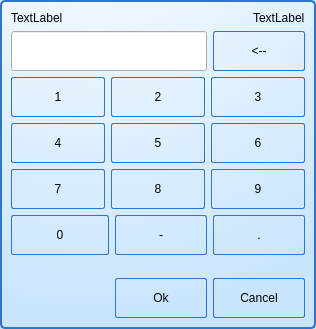
<?xml version="1.0" encoding="UTF-8"?>
<ui version="4.0">
 <class>GDataInputDialog</class>
 <widget class="QDialog" name="GDataInputDialog">
  <property name="windowModality">
   <enum>Qt::WindowModal</enum>
  </property>
  <property name="geometry">
   <rect>
    <x>0</x>
    <y>0</y>
    <width>316</width>
    <height>329</height>
   </rect>
  </property>
  <property name="palette">
   <palette>
    <active>
     <colorrole role="Button">
      <brush brushstyle="RadialGradientPattern">
       <gradient centralx="0.300000000000000" centraly="-0.400000000000000" focalx="0.300000000000000" focaly="-0.400000000000000" radius="1.350000000000000" type="RadialGradient" spread="PadSpread" coordinatemode="ObjectBoundingMode">
        <gradientstop position="0.000000000000000">
         <color alpha="255">
          <red>255</red>
          <green>255</green>
          <blue>255</blue>
         </color>
        </gradientstop>
        <gradientstop position="1.000000000000000">
         <color alpha="255">
          <red>201</red>
          <green>229</green>
          <blue>254</blue>
         </color>
        </gradientstop>
       </gradient>
      </brush>
     </colorrole>
     <colorrole role="Base">
      <brush brushstyle="RadialGradientPattern">
       <gradient centralx="0.300000000000000" centraly="-0.400000000000000" focalx="0.300000000000000" focaly="-0.400000000000000" radius="1.350000000000000" type="RadialGradient" spread="PadSpread" coordinatemode="ObjectBoundingMode">
        <gradientstop position="0.000000000000000">
         <color alpha="255">
          <red>255</red>
          <green>255</green>
          <blue>255</blue>
         </color>
        </gradientstop>
        <gradientstop position="1.000000000000000">
         <color alpha="255">
          <red>201</red>
          <green>229</green>
          <blue>254</blue>
         </color>
        </gradientstop>
       </gradient>
      </brush>
     </colorrole>
     <colorrole role="Window">
      <brush brushstyle="RadialGradientPattern">
       <gradient centralx="0.300000000000000" centraly="-0.400000000000000" focalx="0.300000000000000" focaly="-0.400000000000000" radius="1.350000000000000" type="RadialGradient" spread="PadSpread" coordinatemode="ObjectBoundingMode">
        <gradientstop position="0.000000000000000">
         <color alpha="255">
          <red>255</red>
          <green>255</green>
          <blue>255</blue>
         </color>
        </gradientstop>
        <gradientstop position="1.000000000000000">
         <color alpha="255">
          <red>201</red>
          <green>229</green>
          <blue>254</blue>
         </color>
        </gradientstop>
       </gradient>
      </brush>
     </colorrole>
    </active>
    <inactive>
     <colorrole role="Button">
      <brush brushstyle="RadialGradientPattern">
       <gradient centralx="0.300000000000000" centraly="-0.400000000000000" focalx="0.300000000000000" focaly="-0.400000000000000" radius="1.350000000000000" type="RadialGradient" spread="PadSpread" coordinatemode="ObjectBoundingMode">
        <gradientstop position="0.000000000000000">
         <color alpha="255">
          <red>255</red>
          <green>255</green>
          <blue>255</blue>
         </color>
        </gradientstop>
        <gradientstop position="1.000000000000000">
         <color alpha="255">
          <red>201</red>
          <green>229</green>
          <blue>254</blue>
         </color>
        </gradientstop>
       </gradient>
      </brush>
     </colorrole>
     <colorrole role="Base">
      <brush brushstyle="RadialGradientPattern">
       <gradient centralx="0.300000000000000" centraly="-0.400000000000000" focalx="0.300000000000000" focaly="-0.400000000000000" radius="1.350000000000000" type="RadialGradient" spread="PadSpread" coordinatemode="ObjectBoundingMode">
        <gradientstop position="0.000000000000000">
         <color alpha="255">
          <red>255</red>
          <green>255</green>
          <blue>255</blue>
         </color>
        </gradientstop>
        <gradientstop position="1.000000000000000">
         <color alpha="255">
          <red>201</red>
          <green>229</green>
          <blue>254</blue>
         </color>
        </gradientstop>
       </gradient>
      </brush>
     </colorrole>
     <colorrole role="Window">
      <brush brushstyle="RadialGradientPattern">
       <gradient centralx="0.300000000000000" centraly="-0.400000000000000" focalx="0.300000000000000" focaly="-0.400000000000000" radius="1.350000000000000" type="RadialGradient" spread="PadSpread" coordinatemode="ObjectBoundingMode">
        <gradientstop position="0.000000000000000">
         <color alpha="255">
          <red>255</red>
          <green>255</green>
          <blue>255</blue>
         </color>
        </gradientstop>
        <gradientstop position="1.000000000000000">
         <color alpha="255">
          <red>201</red>
          <green>229</green>
          <blue>254</blue>
         </color>
        </gradientstop>
       </gradient>
      </brush>
     </colorrole>
    </inactive>
    <disabled>
     <colorrole role="Button">
      <brush brushstyle="RadialGradientPattern">
       <gradient centralx="0.300000000000000" centraly="-0.400000000000000" focalx="0.300000000000000" focaly="-0.400000000000000" radius="1.350000000000000" type="RadialGradient" spread="PadSpread" coordinatemode="ObjectBoundingMode">
        <gradientstop position="0.000000000000000">
         <color alpha="255">
          <red>255</red>
          <green>255</green>
          <blue>255</blue>
         </color>
        </gradientstop>
        <gradientstop position="1.000000000000000">
         <color alpha="255">
          <red>201</red>
          <green>229</green>
          <blue>254</blue>
         </color>
        </gradientstop>
       </gradient>
      </brush>
     </colorrole>
     <colorrole role="Base">
      <brush brushstyle="RadialGradientPattern">
       <gradient centralx="0.300000000000000" centraly="-0.400000000000000" focalx="0.300000000000000" focaly="-0.400000000000000" radius="1.350000000000000" type="RadialGradient" spread="PadSpread" coordinatemode="ObjectBoundingMode">
        <gradientstop position="0.000000000000000">
         <color alpha="255">
          <red>255</red>
          <green>255</green>
          <blue>255</blue>
         </color>
        </gradientstop>
        <gradientstop position="1.000000000000000">
         <color alpha="255">
          <red>201</red>
          <green>229</green>
          <blue>254</blue>
         </color>
        </gradientstop>
       </gradient>
      </brush>
     </colorrole>
     <colorrole role="Window">
      <brush brushstyle="RadialGradientPattern">
       <gradient centralx="0.300000000000000" centraly="-0.400000000000000" focalx="0.300000000000000" focaly="-0.400000000000000" radius="1.350000000000000" type="RadialGradient" spread="PadSpread" coordinatemode="ObjectBoundingMode">
        <gradientstop position="0.000000000000000">
         <color alpha="255">
          <red>255</red>
          <green>255</green>
          <blue>255</blue>
         </color>
        </gradientstop>
        <gradientstop position="1.000000000000000">
         <color alpha="255">
          <red>201</red>
          <green>229</green>
          <blue>254</blue>
         </color>
        </gradientstop>
       </gradient>
      </brush>
     </colorrole>
    </disabled>
   </palette>
  </property>
  <property name="windowTitle">
   <string>Dialog</string>
  </property>
  <property name="styleSheet">
   <string notr="true">QDialog {
border: 2px solid #2f74d0;
border-radius: 5px;
padding: 2px 4px;

background: qradialgradient(cx: 0.3, cy: -0.4,
fx: 0.3, fy: -0.4,
radius: 1.35, stop: 0 #fff, stop: 1 #c9e5fe);
}

QLabel{
background: transparent;
}

QCheckBox{
background: transparent;
}

 QPushButton {
border: 1px solid #2f74d0;
font: 11pt &quot;文泉驿等宽微米黑&quot;;
border-radius: 2px;
padding: 5px;
background: qradialgradient(cx: 0.3, cy: -0.4,
fx: 0.3, fy: -0.4,
radius: 1.35, stop: 0 #fff, stop: 1 #c9e5fe);
min-width: 80px;
}

QPushButton:hover {
background: qradialgradient(cx: 0.3, cy: -0.4,
fx: 0.3, fy: -0.4,
radius: 1.35, stop: 0 #fff, stop: 1 #e4f2fe);
}

 QPushButton:pressed {
background: qradialgradient(cx: 0.4, cy: -0.1,
fx: 0.4, fy: -0.1,
radius: 1.35, stop: 0 #fff, stop: 1 #f1f8fe);
}

QPushButton:disabled { 
background: qradialgradient(cx: 0.4, cy: -0.1,
fx: 0.4, fy: -0.1,
radius: 1.35, stop: 0 #fff, stop: 1 #F1F0EF);
}</string>
  </property>
  <layout class="QVBoxLayout" name="verticalLayout_2">
   <item>
    <layout class="QHBoxLayout" name="horizontalLayout_3">
     <item>
      <widget class="QLabel" name="labelTitle">
       <property name="sizePolicy">
        <sizepolicy hsizetype="Expanding" vsizetype="Preferred">
         <horstretch>0</horstretch>
         <verstretch>0</verstretch>
        </sizepolicy>
       </property>
       <property name="text">
        <string>TextLabel</string>
       </property>
      </widget>
     </item>
     <item>
      <widget class="QLabel" name="labelRange">
       <property name="text">
        <string>TextLabel</string>
       </property>
      </widget>
     </item>
    </layout>
   </item>
   <item>
    <layout class="QHBoxLayout" name="horizontalLayout_4">
     <item>
      <widget class="QLineEdit" name="lineEdit">
       <property name="minimumSize">
        <size>
         <width>0</width>
         <height>40</height>
        </size>
       </property>
      </widget>
     </item>
     <item>
      <widget class="QPushButton" name="buttonBackspace">
       <property name="sizePolicy">
        <sizepolicy hsizetype="Fixed" vsizetype="Minimum">
         <horstretch>0</horstretch>
         <verstretch>0</verstretch>
        </sizepolicy>
       </property>
       <property name="minimumSize">
        <size>
         <width>92</width>
         <height>40</height>
        </size>
       </property>
       <property name="focusPolicy">
        <enum>Qt::NoFocus</enum>
       </property>
       <property name="text">
        <string>&lt;--</string>
       </property>
       <property name="buttonValue" stdset="0">
        <char>
         <unicode>46</unicode>
        </char>
       </property>
      </widget>
     </item>
    </layout>
   </item>
   <item>
    <layout class="QVBoxLayout" name="verticalLayout">
     <property name="spacing">
      <number>6</number>
     </property>
     <item>
      <layout class="QGridLayout" name="gridLayout">
       <item row="0" column="0">
        <widget class="QPushButton" name="panelButton_1">
         <property name="sizePolicy">
          <sizepolicy hsizetype="Minimum" vsizetype="Minimum">
           <horstretch>0</horstretch>
           <verstretch>0</verstretch>
          </sizepolicy>
         </property>
         <property name="minimumSize">
          <size>
           <width>92</width>
           <height>40</height>
          </size>
         </property>
         <property name="focusPolicy">
          <enum>Qt::NoFocus</enum>
         </property>
         <property name="text">
          <string>1</string>
         </property>
         <property name="buttonValue" stdset="0">
          <char>
           <unicode>49</unicode>
          </char>
         </property>
        </widget>
       </item>
       <item row="0" column="1">
        <widget class="QPushButton" name="panelButton_2">
         <property name="sizePolicy">
          <sizepolicy hsizetype="Minimum" vsizetype="Minimum">
           <horstretch>0</horstretch>
           <verstretch>0</verstretch>
          </sizepolicy>
         </property>
         <property name="minimumSize">
          <size>
           <width>92</width>
           <height>40</height>
          </size>
         </property>
         <property name="focusPolicy">
          <enum>Qt::NoFocus</enum>
         </property>
         <property name="text">
          <string>2</string>
         </property>
         <property name="buttonValue" stdset="0">
          <char>
           <unicode>50</unicode>
          </char>
         </property>
        </widget>
       </item>
       <item row="0" column="2">
        <widget class="QPushButton" name="panelButton_3">
         <property name="sizePolicy">
          <sizepolicy hsizetype="Minimum" vsizetype="Minimum">
           <horstretch>0</horstretch>
           <verstretch>0</verstretch>
          </sizepolicy>
         </property>
         <property name="minimumSize">
          <size>
           <width>92</width>
           <height>40</height>
          </size>
         </property>
         <property name="focusPolicy">
          <enum>Qt::NoFocus</enum>
         </property>
         <property name="text">
          <string>3</string>
         </property>
         <property name="buttonValue" stdset="0">
          <char>
           <unicode>51</unicode>
          </char>
         </property>
        </widget>
       </item>
       <item row="1" column="0">
        <widget class="QPushButton" name="panelButton_4">
         <property name="sizePolicy">
          <sizepolicy hsizetype="Minimum" vsizetype="Minimum">
           <horstretch>0</horstretch>
           <verstretch>0</verstretch>
          </sizepolicy>
         </property>
         <property name="minimumSize">
          <size>
           <width>92</width>
           <height>40</height>
          </size>
         </property>
         <property name="focusPolicy">
          <enum>Qt::NoFocus</enum>
         </property>
         <property name="text">
          <string>4</string>
         </property>
         <property name="buttonValue" stdset="0">
          <char>
           <unicode>52</unicode>
          </char>
         </property>
        </widget>
       </item>
       <item row="1" column="1">
        <widget class="QPushButton" name="panelButton_5">
         <property name="sizePolicy">
          <sizepolicy hsizetype="Minimum" vsizetype="Minimum">
           <horstretch>0</horstretch>
           <verstretch>0</verstretch>
          </sizepolicy>
         </property>
         <property name="minimumSize">
          <size>
           <width>92</width>
           <height>40</height>
          </size>
         </property>
         <property name="focusPolicy">
          <enum>Qt::NoFocus</enum>
         </property>
         <property name="text">
          <string>5</string>
         </property>
         <property name="buttonValue" stdset="0">
          <char>
           <unicode>53</unicode>
          </char>
         </property>
        </widget>
       </item>
       <item row="1" column="2">
        <widget class="QPushButton" name="panelButton_6">
         <property name="sizePolicy">
          <sizepolicy hsizetype="Minimum" vsizetype="Minimum">
           <horstretch>0</horstretch>
           <verstretch>0</verstretch>
          </sizepolicy>
         </property>
         <property name="minimumSize">
          <size>
           <width>92</width>
           <height>40</height>
          </size>
         </property>
         <property name="focusPolicy">
          <enum>Qt::NoFocus</enum>
         </property>
         <property name="text">
          <string>6</string>
         </property>
         <property name="buttonValue" stdset="0">
          <char>
           <unicode>54</unicode>
          </char>
         </property>
        </widget>
       </item>
       <item row="2" column="0">
        <widget class="QPushButton" name="panelButton_7">
         <property name="sizePolicy">
          <sizepolicy hsizetype="Minimum" vsizetype="Minimum">
           <horstretch>0</horstretch>
           <verstretch>0</verstretch>
          </sizepolicy>
         </property>
         <property name="minimumSize">
          <size>
           <width>92</width>
           <height>40</height>
          </size>
         </property>
         <property name="focusPolicy">
          <enum>Qt::NoFocus</enum>
         </property>
         <property name="text">
          <string>7</string>
         </property>
         <property name="buttonValue" stdset="0">
          <char>
           <unicode>55</unicode>
          </char>
         </property>
        </widget>
       </item>
       <item row="2" column="1">
        <widget class="QPushButton" name="panelButton_8">
         <property name="sizePolicy">
          <sizepolicy hsizetype="Minimum" vsizetype="Minimum">
           <horstretch>0</horstretch>
           <verstretch>0</verstretch>
          </sizepolicy>
         </property>
         <property name="minimumSize">
          <size>
           <width>92</width>
           <height>40</height>
          </size>
         </property>
         <property name="focusPolicy">
          <enum>Qt::NoFocus</enum>
         </property>
         <property name="text">
          <string>8</string>
         </property>
         <property name="buttonValue" stdset="0">
          <char>
           <unicode>56</unicode>
          </char>
         </property>
        </widget>
       </item>
       <item row="2" column="2">
        <widget class="QPushButton" name="panelButton_9">
         <property name="sizePolicy">
          <sizepolicy hsizetype="Minimum" vsizetype="Minimum">
           <horstretch>0</horstretch>
           <verstretch>0</verstretch>
          </sizepolicy>
         </property>
         <property name="minimumSize">
          <size>
           <width>92</width>
           <height>40</height>
          </size>
         </property>
         <property name="focusPolicy">
          <enum>Qt::NoFocus</enum>
         </property>
         <property name="text">
          <string>9</string>
         </property>
         <property name="buttonValue" stdset="0">
          <char>
           <unicode>57</unicode>
          </char>
         </property>
        </widget>
       </item>
      </layout>
     </item>
     <item>
      <layout class="QHBoxLayout" name="horizontalLayout">
       <item>
        <widget class="QPushButton" name="panelButton_0">
         <property name="sizePolicy">
          <sizepolicy hsizetype="Minimum" vsizetype="Minimum">
           <horstretch>0</horstretch>
           <verstretch>0</verstretch>
          </sizepolicy>
         </property>
         <property name="minimumSize">
          <size>
           <width>92</width>
           <height>40</height>
          </size>
         </property>
         <property name="focusPolicy">
          <enum>Qt::NoFocus</enum>
         </property>
         <property name="text">
          <string>0</string>
         </property>
         <property name="buttonValue" stdset="0">
          <char>
           <unicode>48</unicode>
          </char>
         </property>
        </widget>
       </item>
       <item>
        <widget class="QPushButton" name="panelButton_line">
         <property name="sizePolicy">
          <sizepolicy hsizetype="Fixed" vsizetype="Minimum">
           <horstretch>0</horstretch>
           <verstretch>0</verstretch>
          </sizepolicy>
         </property>
         <property name="text">
          <string>-</string>
         </property>
         <property name="buttonValue" stdset="0">
          <char>
           <unicode>45</unicode>
          </char>
         </property>
        </widget>
       </item>
       <item>
        <widget class="QPushButton" name="panelButton_dot">
         <property name="sizePolicy">
          <sizepolicy hsizetype="Fixed" vsizetype="Minimum">
           <horstretch>0</horstretch>
           <verstretch>0</verstretch>
          </sizepolicy>
         </property>
         <property name="minimumSize">
          <size>
           <width>92</width>
           <height>40</height>
          </size>
         </property>
         <property name="focusPolicy">
          <enum>Qt::NoFocus</enum>
         </property>
         <property name="text">
          <string>.</string>
         </property>
         <property name="buttonValue" stdset="0">
          <char>
           <unicode>46</unicode>
          </char>
         </property>
        </widget>
       </item>
      </layout>
     </item>
    </layout>
   </item>
   <item>
    <spacer name="verticalSpacer">
     <property name="orientation">
      <enum>Qt::Vertical</enum>
     </property>
     <property name="sizeHint" stdset="0">
      <size>
       <width>20</width>
       <height>40</height>
      </size>
     </property>
    </spacer>
   </item>
   <item>
    <layout class="QHBoxLayout" name="horizontalLayout_2">
     <item>
      <spacer name="horizontalSpacer">
       <property name="orientation">
        <enum>Qt::Horizontal</enum>
       </property>
       <property name="sizeHint" stdset="0">
        <size>
         <width>40</width>
         <height>20</height>
        </size>
       </property>
      </spacer>
     </item>
     <item>
      <widget class="QPushButton" name="buttonOk">
       <property name="sizePolicy">
        <sizepolicy hsizetype="Minimum" vsizetype="Minimum">
         <horstretch>0</horstretch>
         <verstretch>0</verstretch>
        </sizepolicy>
       </property>
       <property name="minimumSize">
        <size>
         <width>92</width>
         <height>40</height>
        </size>
       </property>
       <property name="focusPolicy">
        <enum>Qt::NoFocus</enum>
       </property>
       <property name="text">
        <string>Ok</string>
       </property>
       <property name="buttonValue" stdset="0">
        <char>
         <unicode>48</unicode>
        </char>
       </property>
      </widget>
     </item>
     <item>
      <widget class="QPushButton" name="buttonCancel">
       <property name="sizePolicy">
        <sizepolicy hsizetype="Minimum" vsizetype="Minimum">
         <horstretch>0</horstretch>
         <verstretch>0</verstretch>
        </sizepolicy>
       </property>
       <property name="minimumSize">
        <size>
         <width>92</width>
         <height>40</height>
        </size>
       </property>
       <property name="focusPolicy">
        <enum>Qt::NoFocus</enum>
       </property>
       <property name="text">
        <string>Cancel</string>
       </property>
       <property name="buttonValue" stdset="0">
        <char>
         <unicode>48</unicode>
        </char>
       </property>
      </widget>
     </item>
    </layout>
   </item>
  </layout>
 </widget>
 <resources/>
 <connections/>
</ui>
